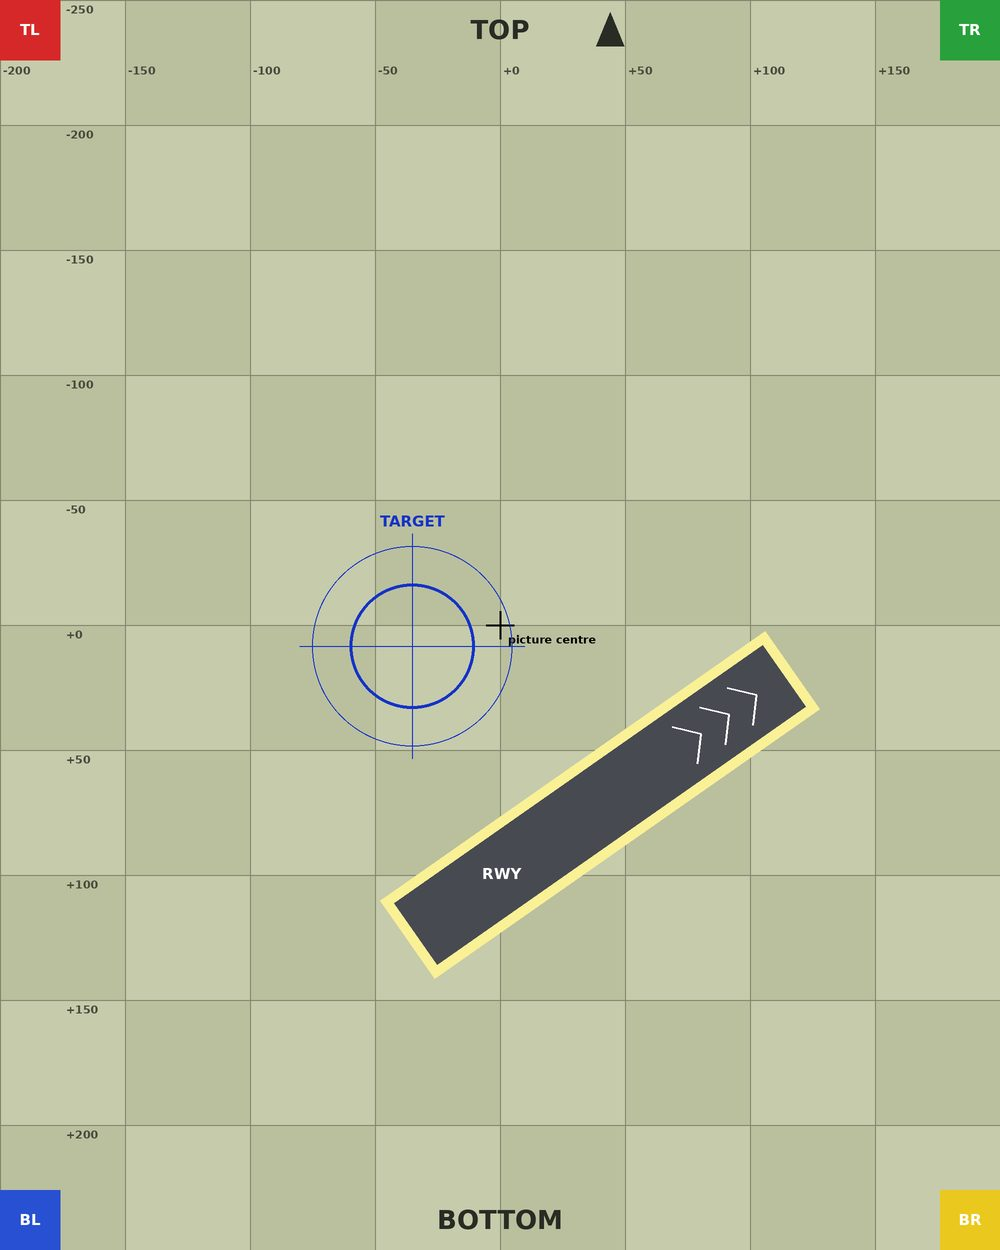

Recreate this plot in Python.
#!/usr/bin/env python3
"""Draws the dropzone test card and the settings that go with it.

The emulator script puts both into the debug build: a picture taller than
the screen, turned and off centre, with a mark where the target must come
and a painted runway where the runway must come. The picture editor, the
start-point map and the 3D scene then all have to show the rings on the
mark and the runway outline on the painted runway.

Needs Pillow; run it again after changing a number and commit what it writes:
    python3 scripts/dropzone-card.py
"""
import json
import math
import os
from xml.sax.saxutils import escape

from PIL import Image, ImageDraw, ImageFont

HERE = os.path.dirname(os.path.abspath(__file__))

# The dropzone settings the card is drawn for (DropzoneSettings).
WIDTH_METERS = 400.0
EAST_OFFSET = 30.0
SOUTH_OFFSET = -20.0
ROTATION = 20.0  # counter-clockwise seen from above
# RunwayPlacement: fractions of the picture's width from its centre, the angle clockwise from its horizontal.
RUNWAY = {"centreX": 0.10, "centreY": 0.18, "length": 0.45, "width": 0.075, "angleDegrees": -35.0}
# The run starts over the target, for the view from above.
CONFIGURATION = {"startEastMeters": 0.0, "startSouthMeters": 0.0, "startAltitudeMeters": 150.0, "windSpeed": 0.0}

CARD = (1000, 1250)  # pixels: 2.5 to the metre, and taller than a landscape screen is at the editor's first zoom
SCALE = 2  # drawn larger and reduced, for smooth lines

FONT = "/usr/share/fonts/truetype/dejavu/DejaVuSans-Bold.ttf"


def target_fraction():
    """Where the target falls on the picture: PictureFrame.fraction of the rings' centre."""
    theta = math.radians(ROTATION)
    dx = -EAST_OFFSET / WIDTH_METERS
    dy = -SOUTH_OFFSET / WIDTH_METERS
    return dx * math.cos(theta) - dy * math.sin(theta), dx * math.sin(theta) + dy * math.cos(theta)


def runway_corners(grow=0.0):
    """The runway's corners as picture fractions, grown all round by a fraction of the width."""
    phi = math.radians(RUNWAY["angleDegrees"])
    along = (math.cos(phi), math.sin(phi))
    across = (-math.sin(phi), math.cos(phi))
    l = RUNWAY["length"] / 2 + grow
    w = RUNWAY["width"] / 2 + grow
    return [
        (RUNWAY["centreX"] + along[0] * l * a + across[0] * w * b, RUNWAY["centreY"] + along[1] * l * a + across[1] * w * b)
        for a, b in ((1, 1), (1, -1), (-1, -1), (-1, 1))
    ]


def main():
    w, h = CARD[0] * SCALE, CARD[1] * SCALE
    per_meter = w / WIDTH_METERS
    image = Image.new("RGB", (w, h), (198, 203, 172))
    draw = ImageDraw.Draw(image)
    font = ImageFont.truetype(FONT, 15 * SCALE)
    small = ImageFont.truetype(FONT, 11 * SCALE)
    big = ImageFont.truetype(FONT, 26 * SCALE)

    def px(fx, fy):
        return w / 2 + fx * w, h / 2 + fy * w

    # 50 m squares from the centre, then the lines with their distances.
    step = 50 * per_meter
    columns = int(w / 2 / step) + 1
    rows = int(h / 2 / step) + 1
    for i in range(-columns, columns):
        for j in range(-rows, rows):
            if (i + j) % 2 == 0:
                draw.rectangle([w / 2 + i * step, h / 2 + j * step, w / 2 + (i + 1) * step, h / 2 + (j + 1) * step], fill=(186, 192, 158))
    for i in range(-columns, columns + 1):
        x = w / 2 + i * step
        draw.line([x, 0, x, h], fill=(128, 134, 108), width=SCALE)
        if abs(i) < columns:
            draw.text((x + 3 * SCALE, 64 * SCALE), f"{i * 50:+d}", font=small, fill=(70, 75, 60))
    for j in range(-rows, rows + 1):
        y = h / 2 + j * step
        draw.line([0, y, w, y], fill=(128, 134, 108), width=SCALE)
        if abs(j) < rows:
            draw.text((66 * SCALE, y + 3 * SCALE), f"{j * 50:+d}", font=small, fill=(70, 75, 60))

    # The corners and the edges, to tell a mirrored or wrongly turned picture.
    block = 60 * SCALE
    for (x, y, colour, name) in (
        (0, 0, (214, 40, 40), "TL"), (w - block, 0, (40, 160, 60), "TR"),
        (0, h - block, (40, 80, 210), "BL"), (w - block, h - block, (235, 200, 30), "BR"),
    ):
        draw.rectangle([x, y, x + block, y + block], fill=colour)
        draw.text((x + block / 2, y + block / 2), name, font=font, fill=(255, 255, 255), anchor="mm")
    draw.text((w / 2, 30 * SCALE), "TOP", font=big, fill=(40, 44, 36), anchor="mm")
    draw.text((w / 2, h - 30 * SCALE), "BOTTOM", font=big, fill=(40, 44, 36), anchor="mm")
    arrow = [(w / 2 + 110 * SCALE, 12 * SCALE), (w / 2 + 96 * SCALE, 46 * SCALE), (w / 2 + 124 * SCALE, 46 * SCALE)]
    draw.polygon(arrow, fill=(40, 44, 36))

    # The picture's own centre.
    cx, cy = px(0, 0)
    draw.line([cx - 14 * SCALE, cy, cx + 14 * SCALE, cy], fill=(0, 0, 0), width=2 * SCALE)
    draw.line([cx, cy - 14 * SCALE, cx, cy + 14 * SCALE], fill=(0, 0, 0), width=2 * SCALE)
    draw.text((cx + 8 * SCALE, cy + 8 * SCALE), "picture centre", font=small, fill=(0, 0, 0))

    # The runway: tarmac of exactly its size inside a pale shoulder 4 m wide, chevrons toward its far end.
    shoulder = 4.0 / WIDTH_METERS
    draw.polygon([px(*c) for c in runway_corners(shoulder)], fill=(250, 240, 150))
    draw.polygon([px(*c) for c in runway_corners()], fill=(72, 74, 82))
    phi = math.radians(RUNWAY["angleDegrees"])
    along = (math.cos(phi), math.sin(phi))
    across = (-math.sin(phi), math.cos(phi))
    for k in (0.55, 0.7, 0.85):
        tip = (RUNWAY["centreX"] + along[0] * RUNWAY["length"] / 2 * k, RUNWAY["centreY"] + along[1] * RUNWAY["length"] / 2 * k)
        back = 0.02
        half = RUNWAY["width"] * 0.3
        a = (tip[0] - along[0] * back + across[0] * half, tip[1] - along[1] * back + across[1] * half)
        b = (tip[0] - along[0] * back - across[0] * half, tip[1] - along[1] * back - across[1] * half)
        draw.line([px(*a), px(*tip), px(*b)], fill=(255, 255, 255), width=2 * SCALE)
    draw.text(px(RUNWAY["centreX"] - along[0] * 0.12, RUNWAY["centreY"] - along[1] * 0.12), "RWY", font=font, fill=(255, 255, 255), anchor="mm")

    # The target: a cross, a circle 25 m out (just clear of the 20 m rings) and one 40 m out.
    fx, fy = target_fraction()
    tx, ty = px(fx, fy)
    blue = (20, 50, 200)
    for radius, width in ((25.0, 3), (40.0, 1)):
        r = radius * per_meter
        draw.ellipse([tx - r, ty - r, tx + r, ty + r], outline=blue, width=width * SCALE)
    reach = 45 * per_meter
    draw.line([tx - reach, ty, tx + reach, ty], fill=blue, width=SCALE)
    draw.line([tx, ty - reach, tx, ty + reach], fill=blue, width=SCALE)
    draw.text((tx, ty - 50 * per_meter), "TARGET", font=font, fill=blue, anchor="mm")

    card = image.resize(CARD, Image.LANCZOS)
    card.save(os.path.join(HERE, "dropzone-card.jpg"), quality=82, optimize=True)

    dropzone = {
        "widthMeters": WIDTH_METERS, "eastOffsetMeters": EAST_OFFSET, "southOffsetMeters": SOUTH_OFFSET,
        "rotationDegrees": ROTATION, "runway": RUNWAY,
    }
    with open(os.path.join(HERE, "dropzone-card-prefs.xml"), "w", encoding="utf-8") as out:
        out.write("<?xml version='1.0' encoding='utf-8' standalone='yes' ?>\n<map>\n")
        for name, value in (("dropzone", dropzone), ("configuration", CONFIGURATION)):
            text = escape(json.dumps(value, separators=(",", ":")), {'"': "&quot;"})
            out.write(f'    <string name="{name}">{text}</string>\n')
        out.write("</map>\n")

    theta = math.radians(ROTATION)
    c, s = math.cos(theta), math.sin(theta)
    east = EAST_OFFSET + (RUNWAY["centreX"] * c + RUNWAY["centreY"] * s) * WIDTH_METERS
    south = SOUTH_OFFSET + (-RUNWAY["centreX"] * s + RUNWAY["centreY"] * c) * WIDTH_METERS
    print(f"target at picture fraction ({fx:.4f}, {fy:.4f}), pixel ({tx / SCALE:.1f}, {ty / SCALE:.1f})")
    print(f"runway centre {east:.1f} m east, {south:.1f} m south, heading {(90 + RUNWAY['angleDegrees'] - ROTATION) % 360:.0f} deg, "
          f"{RUNWAY['length'] * WIDTH_METERS:.0f} x {RUNWAY['width'] * WIDTH_METERS:.0f} m")


if __name__ == "__main__":
    main()
